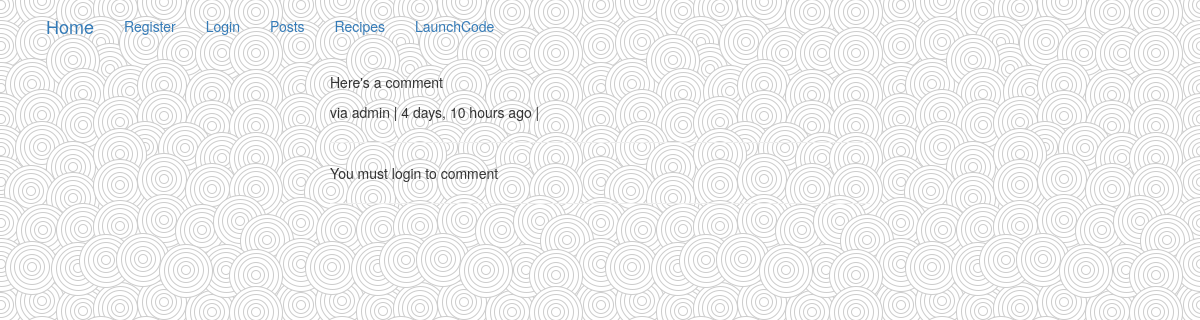
The app's page /comments/1/ with its own data.
### comments/models.py (models this page shows, shortened)
class Comment(models.Model):
    user        = models.ForeignKey(settings.AUTH_USER_MODEL, default=1)
    content_type = models.ForeignKey(ContentType, on_delete=models.CASCADE)
    object_id = models.PositiveIntegerField()
    content_object = GenericForeignKey('content_type', 'object_id')
    parent      = models.ForeignKey("self", null=True, blank=True)
    content     = models.TextField()
    timestamp   = models.DateTimeField(auto_now_add=True)
    objects = CommentManager()
    class Meta:
        ordering = ['-timestamp']
    def children(self): #replies
        return Comment.objects.filter(parent=self)
    @property
    def is_parent(self):
        if self.parent is not None:
            return False
        return True

### comments/views.py (the view, shortened to what this page needs)
# urls.py: url(r'^(?P<id>\d+)/$', comment_thread, name='thread'),
def comment_thread(request, id):
	try:
		obj = Comment.objects.get(id=id)
	except:
		raise Http404
	if not obj.is_parent:
		obj = obj.parent
	comment_object = obj.content_object
	content_id = obj.content_object.id
	initial_data = {
            "content_type": obj.content_type,
            "object_id": obj.object_id,
    }
	form = CommentForm(request.POST or None, initial=initial_data)
	context = {
		"comment": obj,
		"form": form,
	}
	return render(request, "comment_thread.html", context)

### templates/comment_thread.html (shortened to what this page needs)
{% extends "base.html" %}
{% load urlify %}
{% load crispy_forms_tags %}
{% block content %}
	<div class="col-sm-6 col-sm-offset-3">
          <p>{{ comment.content }}</p>
          <footer>via {{ comment.user }} | {{ comment.timestamp|timesince }} ago | </footer>
          <hr/>
          <div>
            {% if request.user.is_authenticated %}
            <form method="POST" action="."> {% csrf_token %}
                {{ form|crispy }}
                <input type='hidden' name='parent_id' value='{{ comment.id }}'>
                <input type='submit' value='Reply' class='btn btn-default'>
            </form>
            {% else %}
            <p>You must login to comment</p>
            {% endif %}
          </div>
        <hr/>
</div>
{% endblock content %}

### static/css/base.css (style rules this page uses)
body { background-image: url("swirl_pattern.png"); background size: 50%; }

### records on screen
Comment: content "Here's a comment", user "admin", timestamp "4 days, 10 hours"
